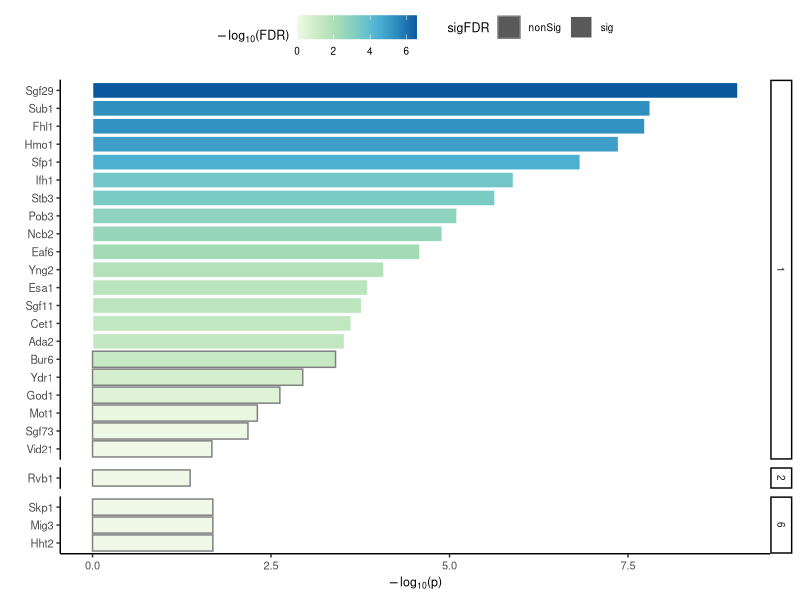

Reproduce this figure in R.
rm(list = ls())
library(tidyverse)

# plot results from TF enrichment of Yeast Epigenome gene targets
# upload annotation (manually created labels)
annot = read.csv("data/analysis/heatmap_clusters/TF_enrichment/sigP_TFenrichment_labels.csv")
# upload results of significant TF target enrichment (Yeats Epigeneome database gene targets): 
#these were generated with "fig5_heatmapClusters_TFenrichment.R"
sigRes = read.csv("data/analysis/heatmap_clusters/TF_enrichment/sigP_TFenrichment.csv")
plotRes = sigRes %>% 
  dplyr::select(TF, p, cluster, logFDR, FDR) %>% 
  mutate(cluster = as.character(cluster)) %>% 
  mutate(TF = str_to_title(TF)) %>% 
  mutate(logP = -log10(p)) %>% 
  mutate(sigFDR = ifelse(FDR < 0.05, "sig", "nonSig")) %>% 
  inner_join(annot) %>% 
  dplyr::filter(label1 != "Pol II" & !startsWith(label1, "TF") & label1 != "TBP")

p = ggplot(plotRes, 
           aes(y = reorder(TF, logP), 
                        x = logP, fill = logFDR, color = sigFDR))
p + geom_bar(stat= "identity") +
  theme_classic() +
  #theme(axis.text.x = element_text(angle = 45, vjust = 0.5, hjust=1))+
  scale_fill_distiller(palette = "GnBu", direction = 1, na.value = "grey80",
                       name = expression(paste(-log[10],"(FDR)"))) +
  ylab("")+
  xlab(expression(paste(-log[10],"(p)"))) +
  theme(panel.background = element_rect(fill = "transparent"), # bg of the panel
        plot.background = element_rect(fill = "transparent", color = NA),
        text = element_text(size=9),
        axis.text=element_text(size=8), legend.position = "top") + 
  facet_grid(rows = vars(cluster), scales = "free_y", space = "free_y") +
  scale_color_manual(values = c("grey50", "white"))
#ggsave("figures/panels/fig5/myTFenrichment_clusters.pdf", width = 5, height = 10, units = "cm")
#ggsave("figures/panels/fig5/myTFenrichment_clusters_legend.pdf", width = 10, height = 10, units = "cm")

